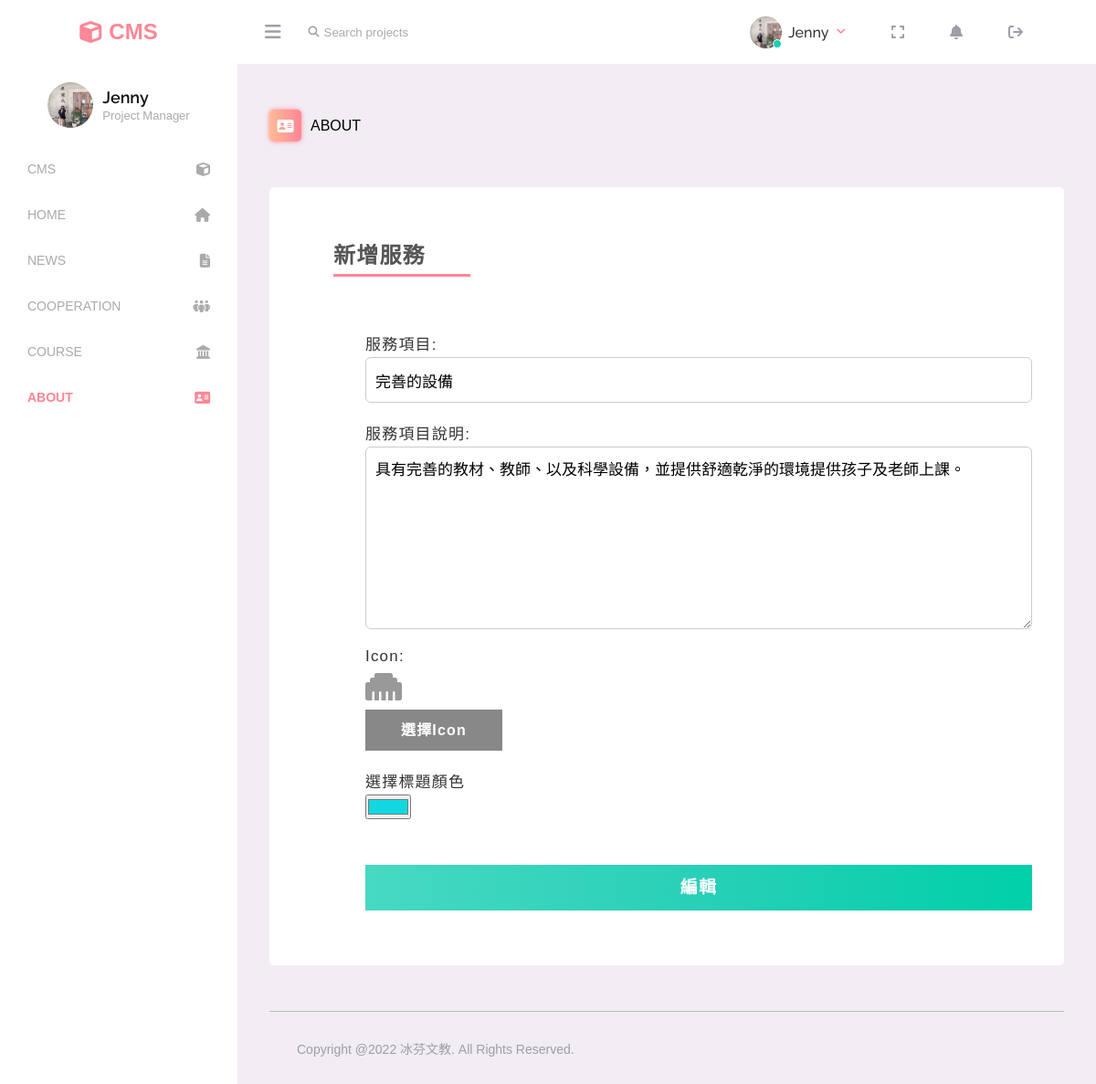
Page /cms/updateService.php?id=6 (signed in) on the committed database.
### tables this page shows
CREATE TABLE `service` (
  `id` int(11) NOT NULL,
  `title` varchar(100) NOT NULL,
  `content` text NOT NULL,
  `icon` varchar(255) NOT NULL,
  `color` varchar(255) NOT NULL,
  `lastdate` datetime NOT NULL,
  `user` varchar(100) NOT NULL
);

### cms/updateService.php (the view, shortened to what this page needs)
<?php
require_once('../config/conn.php');
if(isset($_GET['id']) && $_GET['id']!=""){
    $id = $_GET['id'];
    $sql_str = "SELECT * FROM service WHERE id = :id";
    $stmt = $conn -> prepare($sql_str);
    $stmt -> bindParam(":id", $id);
    $stmt -> execute();
    $RS_service = $stmt -> fetch(PDO::FETCH_ASSOC);
}
if(isset($_SESSION['username'])){
?>
<!DOCTYPE html>
<html lang="zh-Hant-TW">
<head>
    <link rel="stylesheet" href="../css/cms.css">
    <link rel="stylesheet" href="https://cdnjs.cloudflare.com/ajax/libs/font-awesome/6.1.1/css/all.min.css">
</head>
<body>
    <?php include_once('./header.php');  ?>
    <main id="createService">
        <div class="title"><span class="icon"><i class="fa-solid fa-address-card"></i></span>ABOUT</div>
        <div class="information">
            <h4>新增服務</h4>
            <form action="./chk_updateService.php" method="POST">
                <label for="">
                    <p>服務項目:</p>
                    <input type="text" name="title" placeholder="服務項目..." id="title" value="<?php echo $RS_service['title']; ?>">
                </label>
                <label for="">
                    <p>服務項目說明:</p>
                    <textarea name="content" cols="30" rows="10" id="content" placeholder="服務項目說明..."><?php echo $RS_service['content']; ?></textarea>
                </label>
                <label for="">
                    <p>Icon:</p>
                    <i class="<?php echo $RS_service['icon']; ?>" id="iconView"></i>
                    <a href="javascript:;" class="chooseIcon" id="chooseIcon">選擇Icon</a>
                </label>
                <label for="">
                    <p>選擇標題顏色</p>
                    <input type="color" id="colorPicker" name="color" value="<?php echo $RS_service['color']; ?>">
                </label>
                <a href="javascript:;" id="send" onclick="sendFn()">編輯</a>
            </form>
        </div>
        <?php include('footer.php'); ?>
    </main>
</body>
</html>
<?php }else{
    header('Location:./noPermission.php');
} ?>

### rows in the picture
service: title "完善的設備", content "具有完善的教材、教師、以及科學設備，並提供舒適乾淨的環境提供孩子及老師上課。", color "#12d9df"

### other values in the picture
$_SESSION['name'] "Jenny"
